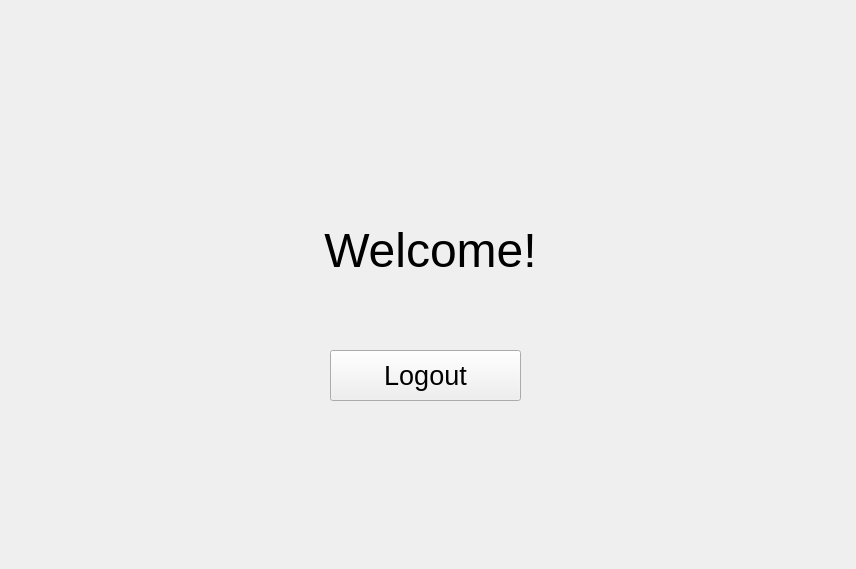
<?xml version="1.0" encoding="UTF-8"?>
<ui version="4.0">
 <class>LandingPage</class>
 <widget class="QWidget" name="LandingPage">
  <property name="geometry">
   <rect>
    <x>0</x>
    <y>0</y>
    <width>856</width>
    <height>569</height>
   </rect>
  </property>
  <property name="windowTitle">
   <string>Landing Page</string>
  </property>
  <widget class="QLabel" name="welcomeLabel">
   <property name="geometry">
    <rect>
     <x>200</x>
     <y>200</y>
     <width>461</width>
     <height>101</height>
    </rect>
   </property>
   <property name="font">
    <font>
     <pointsize>36</pointsize>
    </font>
   </property>
   <property name="text">
    <string>Welcome!</string>
   </property>
   <property name="alignment">
    <set>Qt::AlignCenter</set>
   </property>
  </widget>
  <widget class="QPushButton" name="logoutButton">
   <property name="geometry">
    <rect>
     <x>330</x>
     <y>350</y>
     <width>191</width>
     <height>51</height>
    </rect>
   </property>
   <property name="font">
    <font>
     <pointsize>20</pointsize>
    </font>
   </property>
   <property name="text">
    <string>Logout</string>
   </property>
  </widget>
 </widget>
 <resources/>
 <connections/>
</ui>
